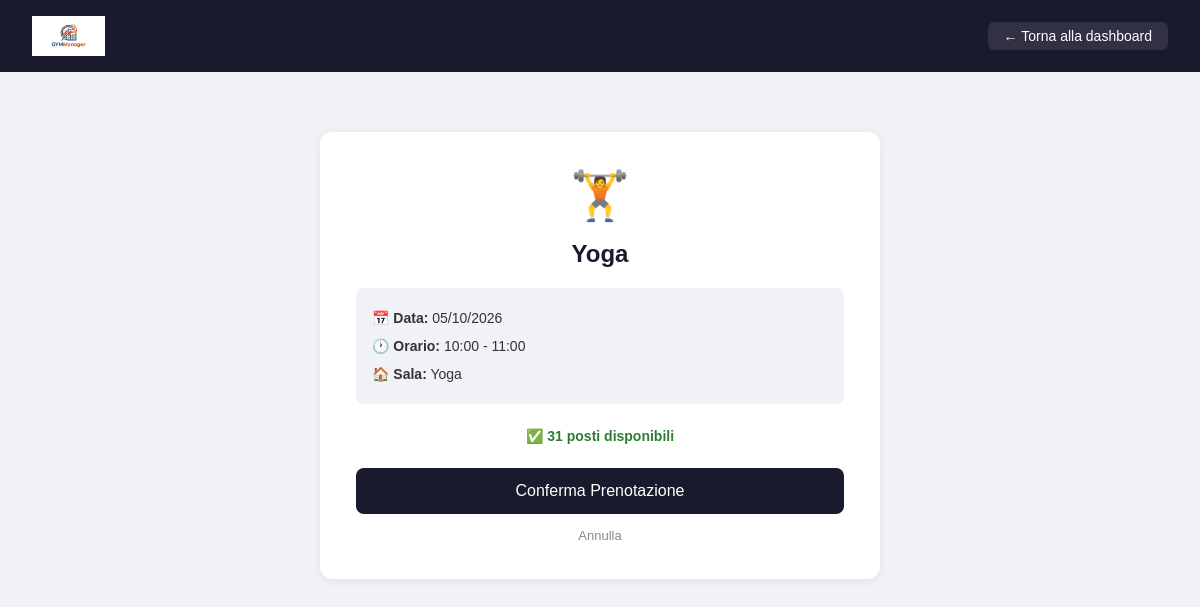
Screenshot of /palestra/cliente/prenota.php?id=2 (signed in) with the database file from the repository.
### tables this page shows
CREATE TABLE `lezione` (
  `id_lezione` int(11) NOT NULL,
  `id_corso` int(11) NOT NULL,
  `id_sala` int(11) NOT NULL,
  `data` date NOT NULL,
  `ora_inizio` time NOT NULL,
  `ora_fine` time NOT NULL,
  `tipo_lezione` varchar(50) DEFAULT NULL,
  `note` text DEFAULT NULL,
  `stato` enum('programmata','in_corso','completata','annullata') NOT NULL DEFAULT 'programmata'
);

CREATE TABLE `corso` (
  `id_corso` int(11) NOT NULL,
  `nome` varchar(100) NOT NULL,
  `descrizione` text DEFAULT NULL,
  `livello` enum('principiante','intermedio','avanzato') NOT NULL,
  `durata_minuti` int(11) NOT NULL,
  `max_partecipanti` int(11) NOT NULL,
  `stato` enum('attivo','sospeso','terminato') NOT NULL DEFAULT 'attivo'
);

CREATE TABLE `sala` (
  `id_sala` int(11) NOT NULL,
  `nome` varchar(100) NOT NULL,
  `tipologia` varchar(50) DEFAULT NULL,
  `capienza_max` int(11) NOT NULL,
  `stato` enum('disponibile','in_manutenzione','chiusa') NOT NULL DEFAULT 'disponibile',
  `data_ultima_manutenzione` date DEFAULT NULL
);

### palestra/cliente/prenota.php (the view, shortened to what this page needs)
<?php
require_once "../config/db.php";
$id_lezione = $_GET['id'] ?? null;
$stmt = $pdo->prepare("
    SELECT L.*, C.nome AS corso, S.nome AS sala, S.capienza_max,
           COUNT(PR.id_prenotazione) AS prenotati
    FROM LEZIONE L
    JOIN CORSO C ON L.id_corso = C.id_corso
    JOIN SALA S ON L.id_sala = S.id_sala
    LEFT JOIN PRENOTAZIONE PR ON PR.id_lezione = L.id_lezione
        AND PR.stato IN ('confermata','in_attesa')
    WHERE L.id_lezione = ?
    GROUP BY L.id_lezione
");
$stmt->execute([$id_lezione]);
$lezione = $stmt->fetch();
$successo = "";
?>
<!DOCTYPE html>
<html lang="it">
<head>
</head>
<body>
<div class="navbar">
    <img src="../assets/logo.jpg" style="height:40px;">
    <a href="dashboard_cliente.php">← Torna alla dashboard</a>
</div>
<div class="contenuto">
    <div class="card">
        <div class="icona">🏋️</div>
        <div class="corso"><?= htmlspecialchars($lezione['corso']) ?></div>
        <?php if($successo): ?>
            <div class="successo">✅ <?= $successo ?></div>
            <a class="btn-torna" href="dashboard_cliente.php">Torna alla dashboard</a>
        <?php else: ?>
        <div class="info-box">
            📅 <strong>Data:</strong> <?= date('d/m/Y', strtotime($lezione['data'])) ?><br>
            🕐 <strong>Orario:</strong> <?= substr($lezione['ora_inizio'],0,5) ?> - <?= substr($lezione['ora_fine'],0,5) ?><br>
            🏠 <strong>Sala:</strong> <?= htmlspecialchars($lezione['sala']) ?>
        </div>
        <div class="posti">✅ <?= $lezione['capienza_max'] - $lezione['prenotati'] ?> posti disponibili</div>
        <form method="POST">
            <button type="submit" class="btn">Conferma Prenotazione</button>
        </form>
        <a class="btn-torna" href="dashboard_cliente.php">Annulla</a>
        <?php endif; ?>
    </div>
</div>
</body>
</html>

### palestra/cliente/prenota.php (style rules this page uses)
* { margin: 0; padding: 0; box-sizing: border-box; }
body { font-family: Arial, sans-serif; background: #f0f2f5; }
.navbar { background: #1a1a2e; color: white; padding: 16px 32px; display: flex; justify-content: space-between; align-items: center; }
.navbar a { color: white; text-decoration: none; font-size: 14px; background: rgba(255,255,255,0.1); padding: 6px 16px; border-radius: 6px; }
.contenuto { max-width: 600px; margin: 60px auto; padding: 0 20px; }
.card { background: white; border-radius: 12px; padding: 36px; box-shadow: 0 2px 8px rgba(0,0,0,0.07); text-align: center; }
.icona { font-size: 48px; margin-bottom: 16px; }
.corso { font-size: 24px; font-weight: bold; color: #1a1a2e; margin-bottom: 20px; }
.info-box { background: #f0f2f5; border-radius: 8px; padding: 16px; margin-bottom: 24px; text-align: left; font-size: 14px; color: #333; line-height: 2; }
.posti { font-size: 14px; color: #2e7d32; font-weight: bold; margin-bottom: 24px; }
.btn { background: #1a1a2e; color: white; padding: 14px 40px; border: none; border-radius: 8px; font-size: 16px; cursor: pointer; width: 100%; }
.btn-torna { display: block; text-align: center; margin-top: 14px; color: #888; font-size: 13px; text-decoration: none; }

### rows the page displays
lezione: id_corso.nome "Yoga", data "05/10/2026", ora_inizio "10:00", ora_fine "11:00", id_sala.nome "Yoga"

### other values shown
$lezione['capienza_max'] - $lezione['prenotati'] "31"
